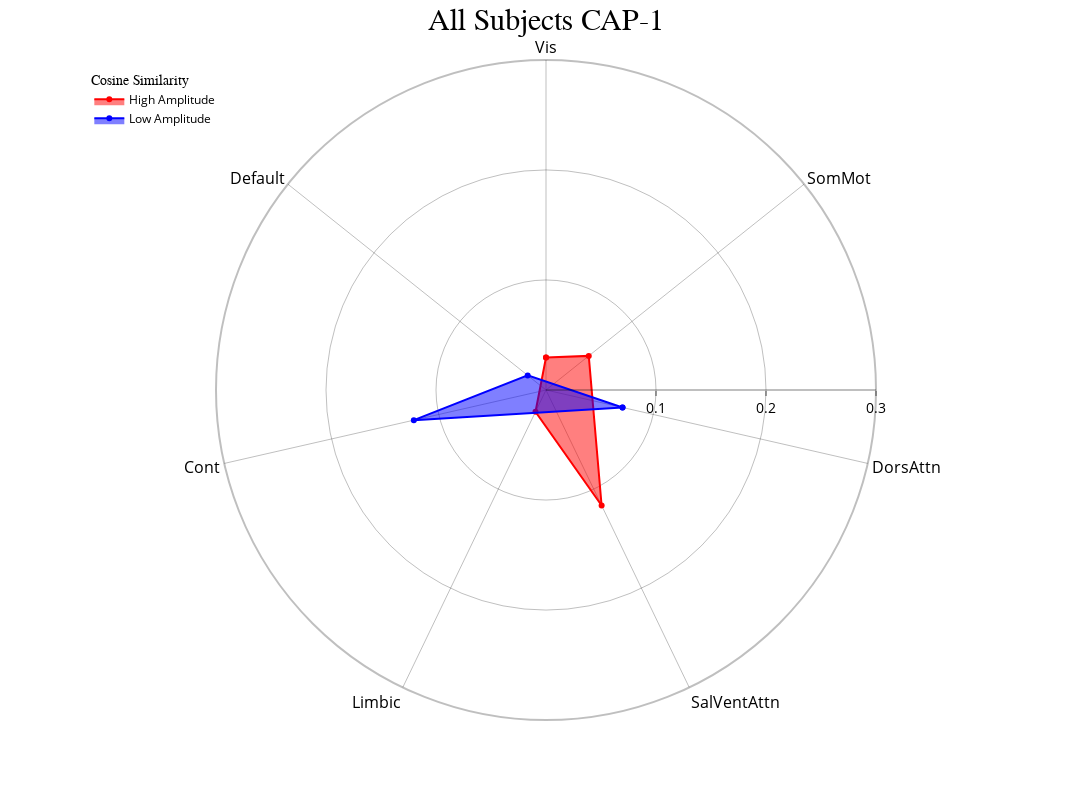
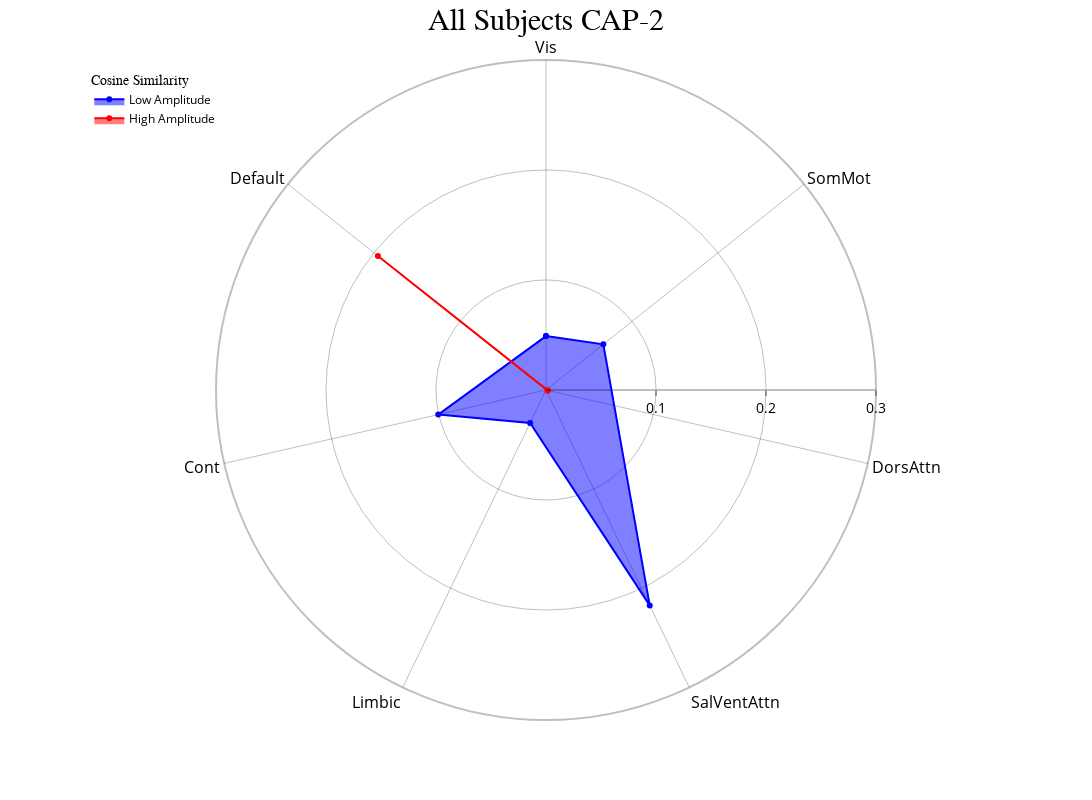
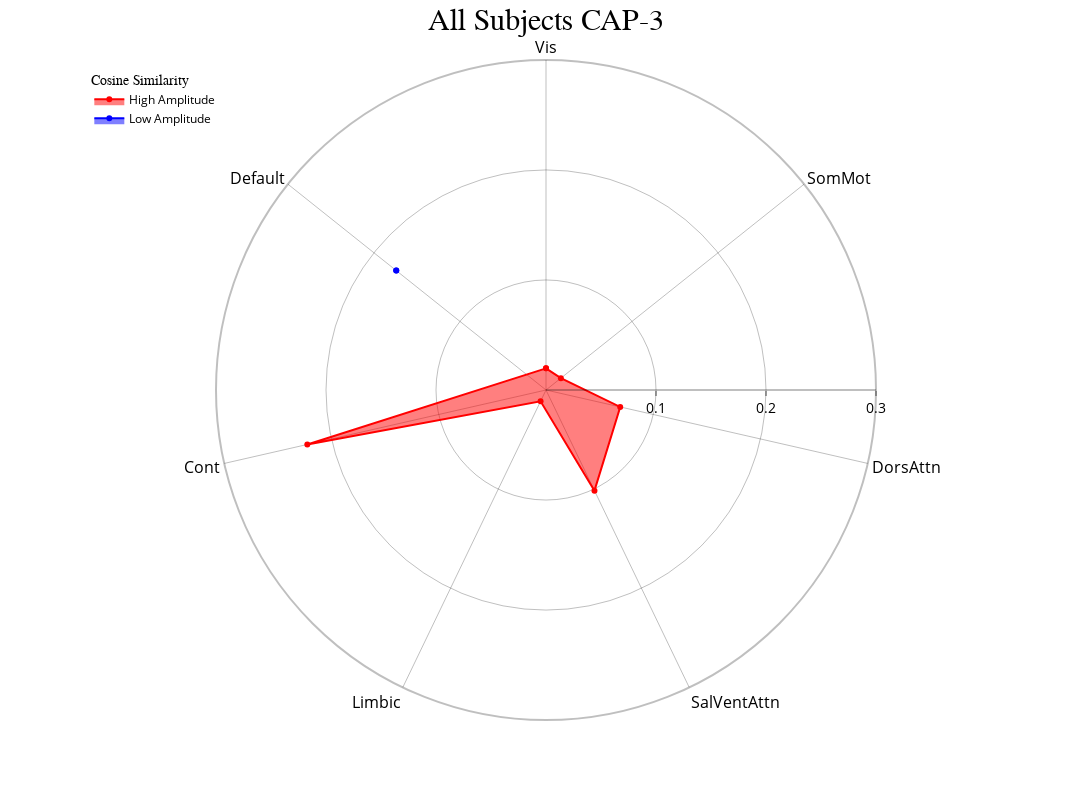

These figures' notebook cell, in order:
### Code cell
radialaxis={"showline": True, "linewidth": 2, "linecolor": "rgba(0, 0, 0, 0.25)", "gridcolor": "rgba(0, 0, 0, 0.25)",
            "ticks": "outside" , "tickfont": {"size": 14, "color": "black"}, "range": [0,0.3],
            "tickvals": [0.1,0.2,0.3]}
cap_analysis.caps2radar(radialaxis=radialaxis, fill="toself", scattersize=10)

### Figure 1 — Plotly figure (JSON) as saved in the notebook; plotly's stock layout.template omitted (floating-point values rounded to 4 significant figures)
{"data": [{"fill": "toself", "hovertemplate": "color=High Amplitude<br>CAP-1=%{r}<br>regions=%{theta}<extra></extra>", "legendgroup": "High Amplitude", "line": {"color": "rgba(255, 0, 0, 1)", "dash": "solid"}, "marker": {"symbol": "circle"}, "mode": "markers+lines", "name": "High Amplitude", "r": [0.0295, 0.04971, 0.1165, 0.02203, 0.0295], "showlegend": true, "subplot": "polar", "theta": ["Vis", "SomMot", "SalVentAttn", "Limbic", "Vis"], "type": "scatterpolar"}, {"fill": "toself", "hovertemplate": "color=Low Amplitude<br>CAP-1=%{r}<br>regions=%{theta}<extra></extra>", "legendgroup": "Low Amplitude", "line": {"color": "rgba(0, 0, 255, 1)", "dash": "solid"}, "marker": {"symbol": "circle"}, "mode": "markers+lines", "name": "Low Amplitude", "r": [0.07136, 0.1232, 0.0213, 0.07136], "showlegend": true, "subplot": "polar", "theta": ["DorsAttn", "Cont", "Default", "DorsAttn"], "type": "scatterpolar"}], "layout": {"height": 800, "legend": {"font": {"color": "black", "size": 12}, "title": {"font": {"family": "Times New Roman"}, "text": "Cosine Similarity"}, "tracegroupgap": 0, "x": 0.01, "xanchor": "left", "y": 0.99, "yanchor": "top"}, "margin": {"t": 60}, "polar": {"angularaxis": {"categoryarray": ["Vis", "SomMot", "DorsAttn", "SalVentAttn", "Limbic", "Cont", "Default"], "categoryorder": "array", "direction": "clockwise", "gridcolor": "rgba(0, 0, 0, 0.25)", "linecolor": "rgba(0, 0, 0, 0.25)", "linewidth": 2, "rotation": 90, "showline": true, "tickfont": {"color": "black", "size": 16}}, "bgcolor": "white", "domain": {"x": [0, 1], "y": [0, 1]}, "radialaxis": {"gridcolor": "rgba(0, 0, 0, 0.25)", "linecolor": "rgba(0, 0, 0, 0.25)", "linewidth": 2, "range": [0, 0.3], "showline": true, "tickfont": {"color": "black", "size": 14}, "ticks": "outside", "tickvals": [0.1, 0.2, 0.3]}}, "title": {"font": {"color": "black", "family": "Times New Roman", "size": 30}, "text": "All Subjects CAP-1", "x": 0.5}, "width": 1200}}

### Figure 2 — Plotly figure (JSON) as saved in the notebook; plotly's stock layout.template omitted (floating-point values rounded to 4 significant figures)
{"data": [{"fill": "toself", "hovertemplate": "color=Low Amplitude<br>CAP-2=%{r}<br>regions=%{theta}<extra></extra>", "legendgroup": "Low Amplitude", "line": {"color": "rgba(0, 0, 255, 1)", "dash": "solid"}, "marker": {"symbol": "circle"}, "mode": "markers+lines", "name": "Low Amplitude", "r": [0.04901, 0.06667, 0.2173, 0.03327, 0.1005, 0.04901], "showlegend": true, "subplot": "polar", "theta": ["Vis", "SomMot", "SalVentAttn", "Limbic", "Cont", "Vis"], "type": "scatterpolar"}, {"fill": "toself", "hovertemplate": "color=High Amplitude<br>CAP-2=%{r}<br>regions=%{theta}<extra></extra>", "legendgroup": "High Amplitude", "line": {"color": "rgba(255, 0, 0, 1)", "dash": "solid"}, "marker": {"symbol": "circle"}, "mode": "markers+lines", "name": "High Amplitude", "r": [0.00157, 0.1955, 0.00157], "showlegend": true, "subplot": "polar", "theta": ["DorsAttn", "Default", "DorsAttn"], "type": "scatterpolar"}], "layout": {"height": 800, "legend": {"font": {"color": "black", "size": 12}, "title": {"font": {"family": "Times New Roman"}, "text": "Cosine Similarity"}, "tracegroupgap": 0, "x": 0.01, "xanchor": "left", "y": 0.99, "yanchor": "top"}, "margin": {"t": 60}, "polar": {"angularaxis": {"categoryarray": ["Vis", "SomMot", "DorsAttn", "SalVentAttn", "Limbic", "Cont", "Default"], "categoryorder": "array", "direction": "clockwise", "gridcolor": "rgba(0, 0, 0, 0.25)", "linecolor": "rgba(0, 0, 0, 0.25)", "linewidth": 2, "rotation": 90, "showline": true, "tickfont": {"color": "black", "size": 16}}, "bgcolor": "white", "domain": {"x": [0, 1], "y": [0, 1]}, "radialaxis": {"gridcolor": "rgba(0, 0, 0, 0.25)", "linecolor": "rgba(0, 0, 0, 0.25)", "linewidth": 2, "range": [0, 0.3], "showline": true, "tickfont": {"color": "black", "size": 14}, "ticks": "outside", "tickvals": [0.1, 0.2, 0.3]}}, "title": {"font": {"color": "black", "family": "Times New Roman", "size": 30}, "text": "All Subjects CAP-2", "x": 0.5}, "width": 1200}}

### Figure 3 — Plotly figure (JSON) as saved in the notebook; plotly's stock layout.template omitted (floating-point values rounded to 4 significant figures)
{"data": [{"fill": "toself", "hovertemplate": "color=High Amplitude<br>CAP-3=%{r}<br>regions=%{theta}<extra></extra>", "legendgroup": "High Amplitude", "line": {"color": "rgba(255, 0, 0, 1)", "dash": "solid"}, "marker": {"symbol": "circle"}, "mode": "markers+lines", "name": "High Amplitude", "r": [0.0197, 0.0173, 0.06919, 0.1016, 0.01139, 0.2226, 0.0197], "showlegend": true, "subplot": "polar", "theta": ["Vis", "SomMot", "DorsAttn", "SalVentAttn", "Limbic", "Cont", "Vis"], "type": "scatterpolar"}, {"fill": "toself", "hovertemplate": "color=Low Amplitude<br>CAP-3=%{r}<br>regions=%{theta}<extra></extra>", "legendgroup": "Low Amplitude", "line": {"color": "rgba(0, 0, 255, 1)", "dash": "solid"}, "marker": {"symbol": "circle"}, "mode": "markers+lines", "name": "Low Amplitude", "r": [0.1741, 0.1741], "showlegend": true, "subplot": "polar", "theta": ["Default", "Default"], "type": "scatterpolar"}], "layout": {"height": 800, "legend": {"font": {"color": "black", "size": 12}, "title": {"font": {"family": "Times New Roman"}, "text": "Cosine Similarity"}, "tracegroupgap": 0, "x": 0.01, "xanchor": "left", "y": 0.99, "yanchor": "top"}, "margin": {"t": 60}, "polar": {"angularaxis": {"categoryarray": ["Vis", "SomMot", "DorsAttn", "SalVentAttn", "Limbic", "Cont", "Default"], "categoryorder": "array", "direction": "clockwise", "gridcolor": "rgba(0, 0, 0, 0.25)", "linecolor": "rgba(0, 0, 0, 0.25)", "linewidth": 2, "rotation": 90, "showline": true, "tickfont": {"color": "black", "size": 16}}, "bgcolor": "white", "domain": {"x": [0, 1], "y": [0, 1]}, "radialaxis": {"gridcolor": "rgba(0, 0, 0, 0.25)", "linecolor": "rgba(0, 0, 0, 0.25)", "linewidth": 2, "range": [0, 0.3], "showline": true, "tickfont": {"color": "black", "size": 14}, "ticks": "outside", "tickvals": [0.1, 0.2, 0.3]}}, "title": {"font": {"color": "black", "family": "Times New Roman", "size": 30}, "text": "All Subjects CAP-3", "x": 0.5}, "width": 1200}}
